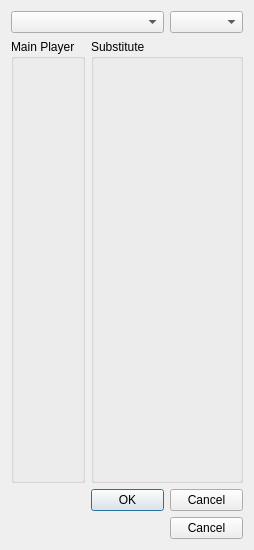
<?xml version="1.0" encoding="UTF-8"?>
<ui version="4.0">
 <class>frmSubstitute</class>
 <widget class="QDialog" name="frmSubstitute">
  <property name="geometry">
   <rect>
    <x>0</x>
    <y>0</y>
    <width>254</width>
    <height>550</height>
   </rect>
  </property>
  <property name="sizePolicy">
   <sizepolicy hsizetype="Fixed" vsizetype="Fixed">
    <horstretch>0</horstretch>
    <verstretch>0</verstretch>
   </sizepolicy>
  </property>
  <property name="minimumSize">
   <size>
    <width>200</width>
    <height>360</height>
   </size>
  </property>
  <property name="maximumSize">
   <size>
    <width>270</width>
    <height>800</height>
   </size>
  </property>
  <property name="windowTitle">
   <string>Dialog</string>
  </property>
  <layout class="QGridLayout" name="gridLayout">
   <item row="0" column="0" colspan="2">
    <widget class="QComboBox" name="comboBox"/>
   </item>
   <item row="0" column="2">
    <widget class="QComboBox" name="comboBox_2">
     <property name="enabled">
      <bool>true</bool>
     </property>
    </widget>
   </item>
   <item row="1" column="0">
    <widget class="QGroupBox" name="groupBox">
     <property name="title">
      <string>Main Player</string>
     </property>
    </widget>
   </item>
   <item row="1" column="1" colspan="2">
    <widget class="QGroupBox" name="groupBox_2">
     <property name="title">
      <string>Substitute</string>
     </property>
    </widget>
   </item>
   <item row="2" column="1" colspan="2">
    <widget class="QDialogButtonBox" name="buttonBox">
     <property name="orientation">
      <enum>Qt::Horizontal</enum>
     </property>
     <property name="standardButtons">
      <set>QDialogButtonBox::Cancel|QDialogButtonBox::Ok</set>
     </property>
    </widget>
   </item>
   <item row="3" column="2">
    <widget class="QPushButton" name="pushButton">
     <property name="text">
      <string>Cancel</string>
     </property>
    </widget>
   </item>
  </layout>
 </widget>
 <resources/>
 <connections>
  <connection>
   <sender>buttonBox</sender>
   <signal>accepted()</signal>
   <receiver>frmSubstitute</receiver>
   <slot>accept()</slot>
   <hints>
    <hint type="sourcelabel">
     <x>248</x>
     <y>254</y>
    </hint>
    <hint type="destinationlabel">
     <x>157</x>
     <y>274</y>
    </hint>
   </hints>
  </connection>
  <connection>
   <sender>buttonBox</sender>
   <signal>rejected()</signal>
   <receiver>frmSubstitute</receiver>
   <slot>reject()</slot>
   <hints>
    <hint type="sourcelabel">
     <x>316</x>
     <y>260</y>
    </hint>
    <hint type="destinationlabel">
     <x>286</x>
     <y>274</y>
    </hint>
   </hints>
  </connection>
 </connections>
</ui>
